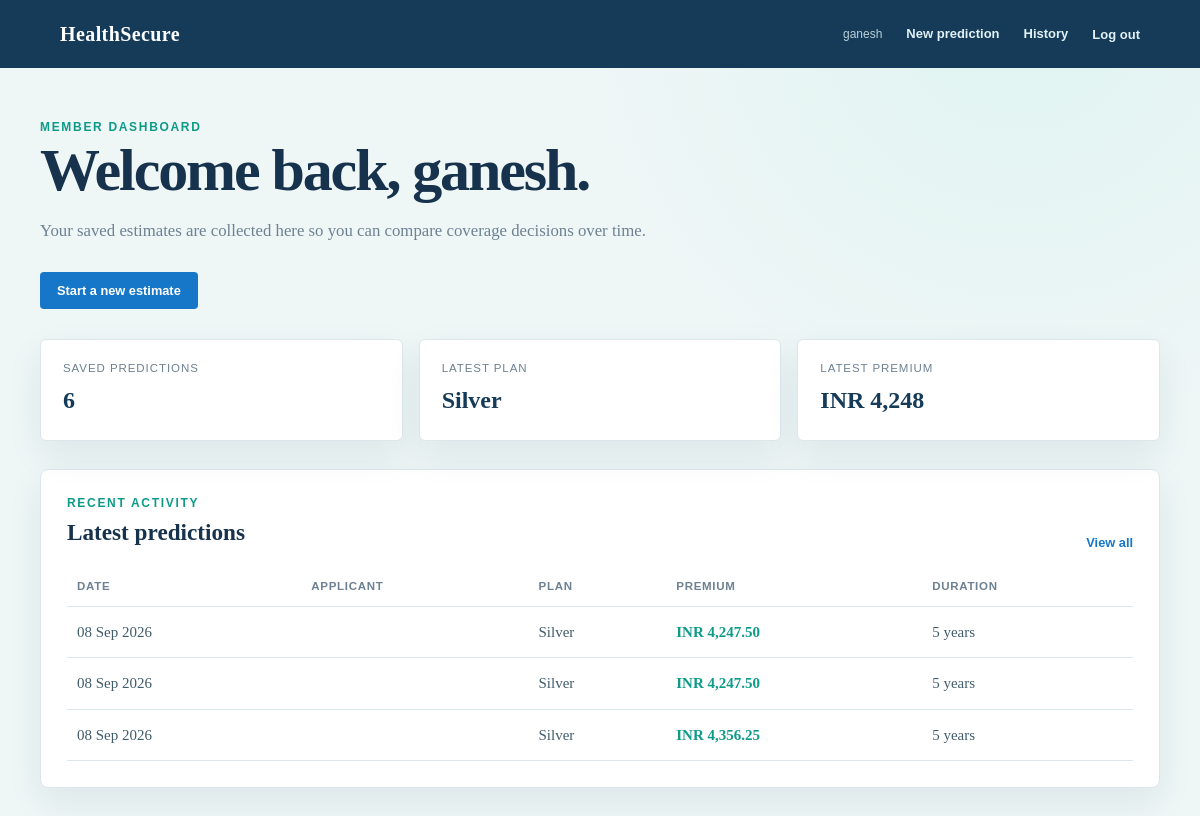
/dashboard (signed in), run on the app's committed database.
### app.py (models this page shows)
class User(db.Model):
    __tablename__ = "users"
    id = db.Column(db.Integer, primary_key=True)
    name = db.Column(db.String(100), nullable=False)
    email = db.Column(db.String(255), unique=True, nullable=False, index=True)
    password_hash = db.Column(db.String(255), nullable=False)
    predictions = db.relationship("Prediction", backref="user", lazy=True)

class Prediction(db.Model):
    id = db.Column(db.Integer, primary_key=True)
    user_id = db.Column(db.Integer, db.ForeignKey("users.id"), nullable=True)
    age = db.Column(db.Integer, nullable=False)
    sex = db.Column(db.String(10), nullable=False)
    bmi = db.Column(db.Float, nullable=False)
    children = db.Column(db.Integer, nullable=False)
    smoker = db.Column(db.String(5), nullable=False)
    region = db.Column(db.String(20), nullable=False)
    full_name = db.Column(db.String(100), nullable=False, default="")
    salary = db.Column(db.Float, nullable=False, default=0)
    policy_duration = db.Column(db.Integer, nullable=False, default=5)
    plan_category = db.Column(db.String(20), nullable=False, default="silver")
    recommendation = db.Column(db.String(255), nullable=False, default="")
    estimated_benefit = db.Column(db.Float, nullable=False, default=0)
    estimated_premium = db.Column(db.Float, nullable=False)
    created_at = db.Column(db.DateTime, default=datetime.utcnow, nullable=False)

### app.py (the view)
@app.route("/dashboard")
@login_required
def dashboard():
    user = db.session.get(User, session["user_id"])
    records = (Prediction.query.filter_by(user_id=session["user_id"])
               .order_by(Prediction.created_at.desc()).limit(3).all())
    prediction_count = Prediction.query.filter_by(user_id=session["user_id"]).count()
    latest = records[0] if records else None
    return render_template(
        "dashboard.html",
        records=records,
        user=user,
        prediction_count=prediction_count,
        latest=latest,
    )

### app.py (called while the page is built)
def login_required(view):
    @wraps(view)
    def wrapped_view(*args, **kwargs):
        if "user_id" not in session:
            flash("Please log in to continue.", "error")
            return redirect(url_for("login", next=request.path))
        return view(*args, **kwargs)
    return wrapped_view

### templates/dashboard.html (shortened to what this page needs)
<!doctype html>
<html lang="en">
<head>
    <link rel="stylesheet" href="{{ url_for('static', filename='style.css') }}">
</head>
<body>
<nav>
    <a href="{{ url_for('dashboard') }}">HealthSecure</a>
    <span class="welcome">{{ user.name }}</span>
    <a href="{{ url_for('index') }}">New prediction</a>
    <a href="{{ url_for('history') }}">History</a>
    <form method="post" action="{{ url_for('logout') }}"><button class="link-button" type="submit">Log out</button></form>
</nav>
<main>
    <section class="hero dashboard-hero">
        <p class="eyebrow">Member dashboard</p>
        <h1>Welcome back, {{ user.name }}.</h1>
        <p>Your saved estimates are collected here so you can compare coverage decisions over time.</p>
        <a class="primary-btn" href="{{ url_for('index') }}">Start a new estimate</a>
    </section>
    <section class="stats" aria-label="Prediction summary">
        <div class="stat"><span>Saved predictions</span><strong>{{ prediction_count }}</strong></div>
        <div class="stat"><span>Latest plan</span><strong>{{ latest.plan_category|title if latest else '—' }}</strong></div>
        <div class="stat"><span>Latest premium</span><strong>{{ 'INR {:,.0f}'.format(latest.estimated_premium) if latest else '—' }}</strong></div>
    </section>
    <section class="panel">
        <div class="panel-header">
            <div><p class="eyebrow">Recent activity</p><h2>Latest predictions</h2></div>
            <a class="view-link" href="{{ url_for('history') }}">View all</a>
        </div>
        {% if records %}
            <div class="table-wrap">
                <table>
                    <thead><tr><th>Date</th><th>Applicant</th><th>Plan</th><th>Premium</th><th>Duration</th></tr></thead>
                    <tbody>
                    {% for record in records %}
                        <tr>
                            <td>{{ record.created_at.strftime('%d %b %Y') }}</td>
                            <td>{{ record.full_name }}</td>
                            <td>{{ record.plan_category|title }}</td>
                            <td class="price">INR {{ '{:,.2f}'.format(record.estimated_premium) }}</td>
                            <td>{{ record.policy_duration }} years</td>
                        </tr>
                    {% endfor %}
                    </tbody>
                </table>
            </div>
        {% else %}
            <div class="empty-state"><h3>No estimates yet</h3><p>Run your first estimate to see your premium and recommendation here.</p><a class="primary-btn" href="{{ url_for('index') }}">Calculate a premium</a></div>
        {% endif %}
    </section>
</main>
</body>
</html>

### static/style.css (style rules this page uses)
:root { --ink: #17324d; --muted: #6d8193; --navy: #153b59; --blue: #1677c8; --mint: #0d9b88; --pale: #eef6f6; --line: #dce7ec; --surface: #ffffff; }
* { box-sizing: border-box; }
body { margin: 0; background: radial-gradient(circle at 85% 0, #dff4f0 0, transparent 32%), var(--pale); color: var(--ink); font: 15px/1.5 Georgia, 'Times New Roman', serif; }
nav { min-height: 68px; padding: 15px max(5vw, 20px); background: var(--navy); display: flex; align-items: center; gap: 24px; font-family: 'Trebuchet MS', sans-serif; }
nav > a:first-child { color: white; font: 700 20px Georgia, serif; letter-spacing: .02em; }
nav a { color: #e1f1f5; text-decoration: none; font-weight: 700; font-size: 13px; }
.welcome { color: #b8d0d9; font-size: 12px; }
nav form { margin: 0; }
.link-button { padding: 0; border: 0; background: none; color: #e1f1f5; font: 700 13px 'Trebuchet MS', sans-serif; cursor: pointer; }
main { width: min(1120px, calc(100% - 40px)); margin: 0 auto; padding: 52px 0 80px; }
.hero { max-width: 760px; margin-bottom: 30px; }
.hero h1 { margin: 6px 0 12px; font-size: clamp(2.2rem, 5vw, 4.4rem); line-height: 1.02; letter-spacing: -.035em; }
.hero p:not(.eyebrow) { max-width: 680px; color: var(--muted); font-size: 1.05rem; }
.eyebrow { margin: 0; color: var(--mint); font: 700 .75rem/1.2 'Trebuchet MS', sans-serif; letter-spacing: .14em; text-transform: uppercase; }
.card, .result, .panel, .stat { background: var(--surface); border: 1px solid var(--line); box-shadow: 0 14px 35px rgba(21, 59, 89, .08); }
input, select, button { width: 100%; border: 1px solid #bdced7; border-radius: 4px; padding: 11px 12px; color: var(--ink); background: #fbfdfd; font: 15px Georgia, serif; }
.primary-btn, .secondary-btn { display: inline-block; border-radius: 4px; padding: 11px 17px; text-decoration: none; font: 700 .8rem 'Trebuchet MS', sans-serif; }
.primary-btn { background: var(--blue); color: white; }
.stats { display: grid; grid-template-columns: repeat(3, 1fr); gap: 16px; margin: 28px 0; }
.stat { padding: 22px; border-radius: 6px; }
.stat span { display: block; color: var(--muted); font: .72rem 'Trebuchet MS', sans-serif; text-transform: uppercase; letter-spacing: .08em; }
.stat strong { display: block; margin-top: 8px; color: var(--navy); font-size: 1.5rem; }
.panel { padding: 26px; border-radius: 8px; }
.panel-header { display: flex; align-items: end; justify-content: space-between; gap: 20px; margin-bottom: 16px; }
.panel h2 { margin: 4px 0 0; font-size: 1.45rem; }
.view-link { color: var(--blue); font: 700 .8rem 'Trebuchet MS', sans-serif; text-decoration: none; }
.table-wrap { overflow-x: auto; }
table { width: 100%; border-collapse: collapse; }
th, td { padding: 14px 10px; border-bottom: 1px solid var(--line); text-align: left; white-space: nowrap; }
th { color: var(--muted); font: 700 .72rem 'Trebuchet MS', sans-serif; text-transform: uppercase; letter-spacing: .06em; }
td { color: #415c6b; }
.price { color: var(--mint); font-weight: 700; }
.dashboard-hero .primary-btn { margin-top: 12px; }

### data on the page
User: name "ganesh"
Prediction: plan_category "Silver", estimated_premium "INR 4,248", created_at "08 Sep 2026", estimated_premium "4,247.50", policy_duration "5"
Prediction: created_at "08 Sep 2026", plan_category "Silver", estimated_premium "4,247.50", policy_duration "5"
Prediction: created_at "08 Sep 2026", plan_category "Silver", estimated_premium "4,356.25", policy_duration "5"

### other printed values
{{ prediction_count }} "6"
